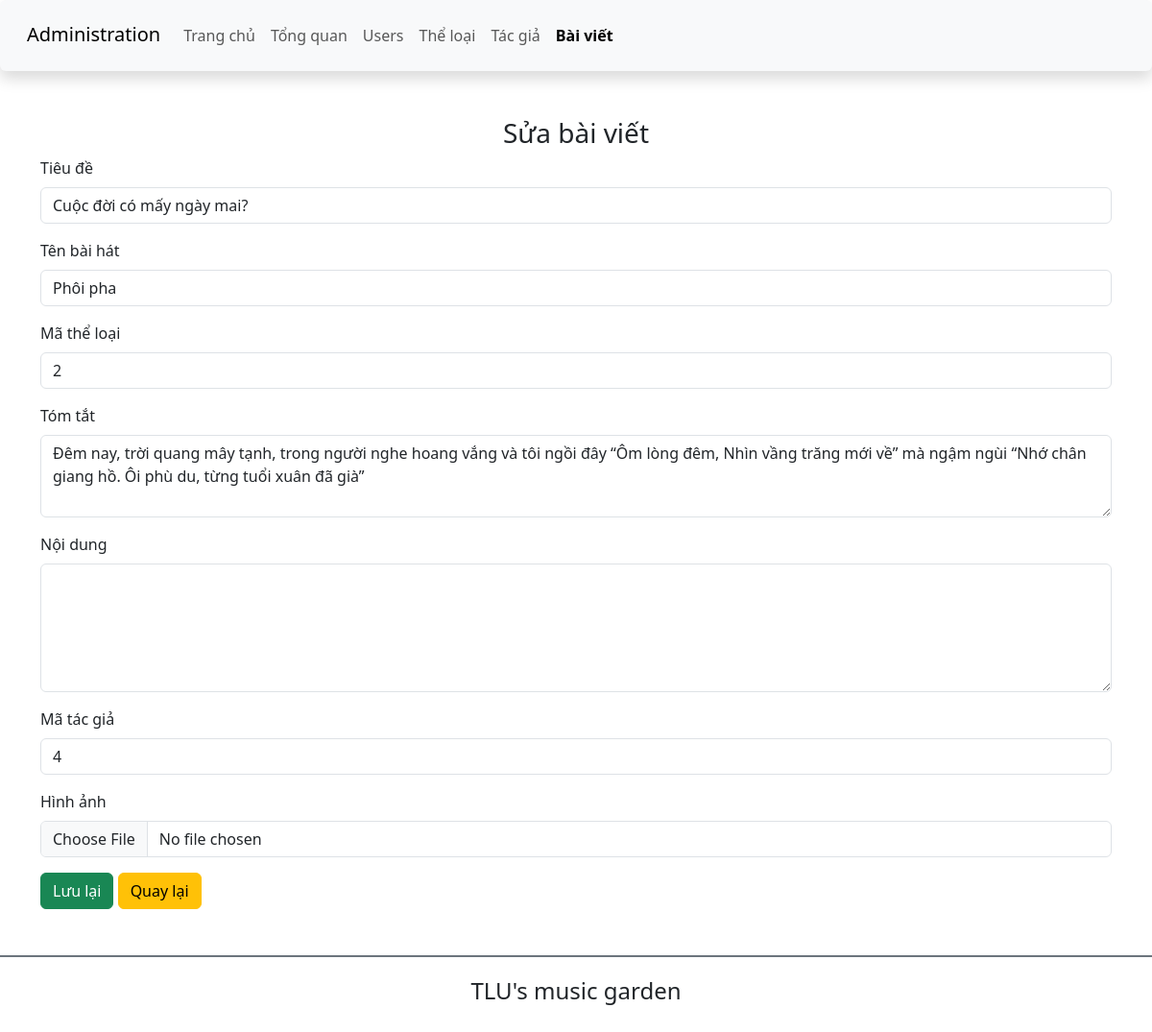
Screenshot of /btth01/admin/edit_article.php?id=3 with the database file from the repository.
### tables this page shows
CREATE TABLE baiviet (
	ma_bviet int not null primary key,
	tieude varchar(200) not null,
	ten_bhat varchar(100) not null,
	ma_tloai int not null,
	tomtat text not null,
	noidung text null,
	ma_tgia int not null,
	ngayviet datetime not null default current_timestamp,
	hinhanh varchar(200) null,
	foreign key(ma_tloai) references theloai(ma_tloai),
	foreign key(ma_tgia) references tacgia(ma_tgia)
);

### btth01/admin/edit_article.php (the view, shortened to what this page needs)
<?php
$conn = new mysqli('localhost', 'root', '', 'BTTH01_CSE485');
if (isset($_GET['id'])) {
    $id = (int)$_GET['id'];
    $result = $conn->query("SELECT * FROM baiviet WHERE ma_bviet = $id");
    $article = $result->fetch_assoc();
}
?>
<!DOCTYPE html>
<html lang="en">
<head>
    <link href="https://cdn.jsdelivr.net/npm/bootstrap@5.3.0-alpha1/dist/css/bootstrap.min.css" rel="stylesheet">
</head>
<body>
<header>
        <nav class="navbar navbar-expand-lg bg-body-tertiary shadow p-3 bg-white rounded">
            <div class="container-fluid">
                <div class="h3">
                    <a class="navbar-brand" href="#">Administration</a>
                </div>
                <div class="collapse navbar-collapse" id="navbarSupportedContent">
                <ul class="navbar-nav me-auto mb-2 mb-lg-0">
                <li class="nav-item">
                        <a class="nav-link" href="../index.php">Trang chủ</a>
                    </li>
                    <li class="nav-item">
                        <a class="nav-link" aria-current="page" href="./">Tổng quan</a>
                    </li>
                    <li class="nav-item">
                        <a class="nav-link" href="user.php">Users</a>
                    </li>
                    <li class="nav-item">
                        <a class="nav-link" href="category.php">Thể loại</a>
                    </li>
                    <li class="nav-item">
                        <a class="nav-link" href="author.php">Tác giả</a>
                    </li>
                    <li class="nav-item">
                        <a class="nav-link active fw-bold" href="article.php">Bài viết</a>
                    </li>
                </ul>
                </div>
            </div>
        </nav>
    </header>
    <main class="container mt-5 mb-5">
        <h3 class="text-center">Sửa bài viết</h3>
        <form action="" method="post">
            <div class="mb-3">
                <label for="tieude" class="form-label">Tiêu đề</label>
                <input type="text" class="form-control" name="tieude" value="<?php echo $article['tieude']; ?>" required>
            </div>
            <div class="mb-3">
                <label for="ten_bhat" class="form-label">Tên bài hát</label>
                <input type="text" class="form-control" name="ten_bhat" value="<?php echo $article['ten_bhat']; ?>" required>
            </div>
            <div class="mb-3">
                <label for="ma_tloai" class="form-label">Mã thể loại</label>
                <input type="number" class="form-control" name="ma_tloai" value="<?php echo $article['ma_tloai']; ?>" required>
            </div>
            <div class="mb-3">
                <label for="tomtat" class="form-label">Tóm tắt</label>
                <textarea class="form-control" name="tomtat" rows="3" required><?php echo $article['tomtat']; ?></textarea>
            </div>
            <div class="mb-3">
                <label for="noidung" class="form-label">Nội dung</label>
                <textarea class="form-control" name="noidung" rows="5"><?php echo $article['noidung']; ?></textarea>
            </div>
            <div class="mb-3">
                <label for="ma_tgia" class="form-label">Mã tác giả</label>
                <input type="number" class="form-control" name="ma_tgia" value="<?php echo $article['ma_tgia']; ?>" required>
            </div>
            <div class="mb-3">
                <label for="hinhanh" class="form-label">Hình ảnh</label>
                <input type="file" class="form-control" name="hinhanh" value="<?php echo $article['hinhanh']; ?>">
            </div>
            <button type="submit" class="btn btn-success">Lưu lại</button>
            <a href="article.php" class="btn btn-warning">Quay lại</a>
        </form>
    </main>
    <footer class="bg-white d-flex justify-content-center align-items-center border-top border-secondary border-2" style="height:80px">
        <h4 class="text-center">TLU's music garden</h4>
    </footer>
</body>
</html>

### rows the page displays
baiviet: tieude "Cuộc đời có mấy ngày mai?", ten_bhat "Phôi pha", ma_tloai "2", tomtat "Đêm nay, trời quang mây tạnh, trong người nghe hoang vắng và tôi ngồi đây “Ôm lòng đêm, Nhìn vầng trăng mới về” mà ngậm ngùi “Nhớ chân giang hồ. Ôi phù du, từng tuổi xuân đã già”", ma_tgia "4"
